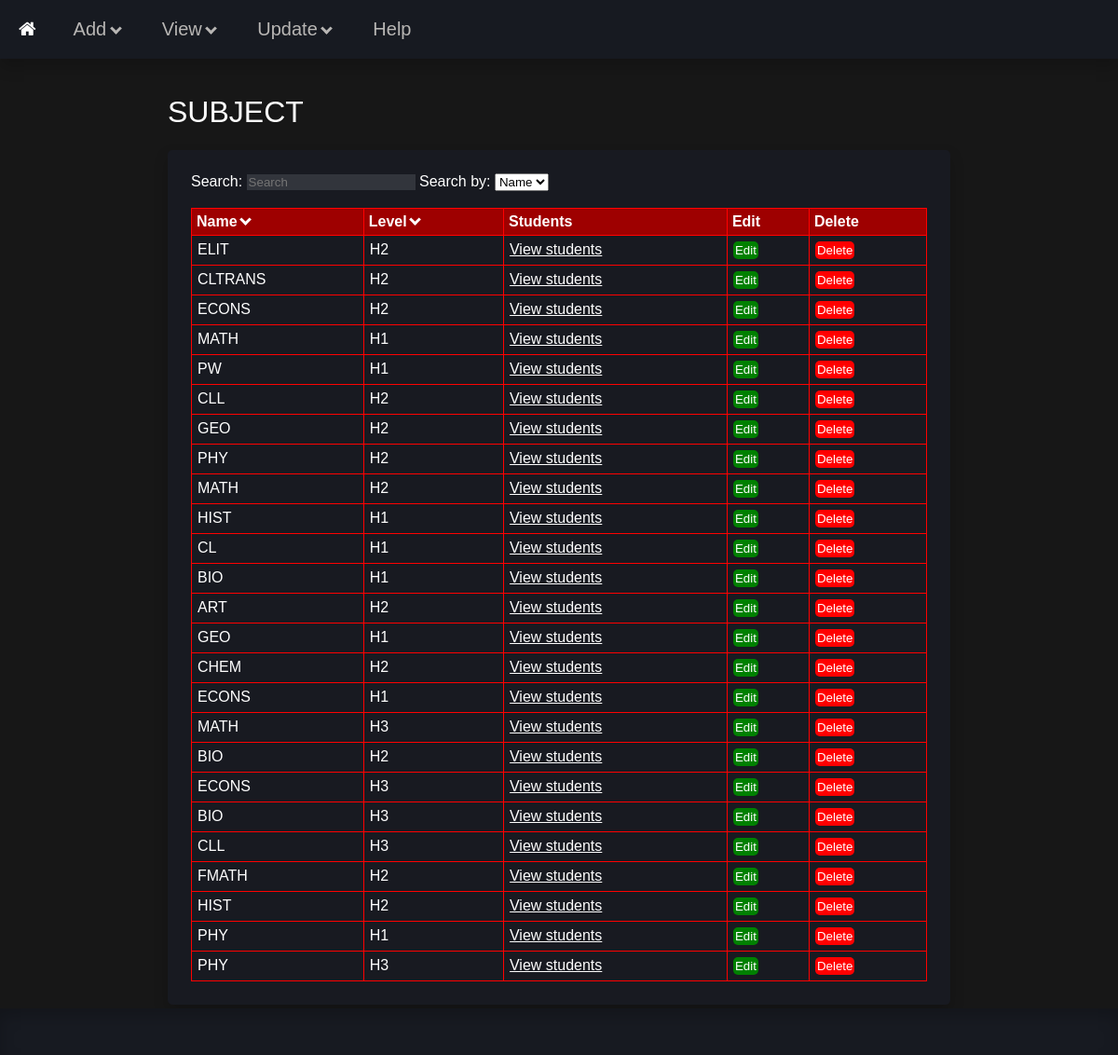
Screenshot of /view_subject with the database file from the repository.
### tables this page shows
CREATE TABLE "Subjects" (
	"id"	INTEGER,
	"Name"	TEXT,
	"Level"	TEXT,
	PRIMARY KEY("id")
);

### main.py (the view)
@app.route('/view_subject', methods=['GET', 'POST'])
def view_subject():
    return view('subject', request)

### frontend.py (called while the page is built, shortened)
def view(type, rqst): # view function for rendering /view pages
    return render_template('view.html', data = view_data(type)) # renders main records

### storage.py (called while the page is built, shortened)
    def view_all(self):
        conn = sqlite3.connect(self._dbname)
        c = conn.cursor()
        VIEW = f"""
            SELECT * FROM {self._tblname};
        """
        c.execute(VIEW)
        result = c.fetchall()
        if result == []:
            return False
        for i, x in enumerate(result):
            x = list(x)
            x.pop(0)
            x = tuple(x)
            result[i] = x
        conn.close()
        return result

### templates/view.html (shortened to what this page needs)
<!DOCTYPE HTML>
<html>
    <head>
        <link rel='stylesheet' href='static/css/style.css'>
    </head>
    <body>
        {% include 'header.html' %}
        <div class='container'>
            <h1>{{data['check'].upper()}} {{data['main'].upper()}} {{data['foreign'].upper()}}</h1>
            <div class='container-box'>
                <label for='search'>Search: </label>
                <input id='search' placeholder="Search" type='text' class='search' oninput="search(this.value)">
                <label for='select'>Search by: </label>
                <select id="select">
                    {% for count, key in data['header'].items() %}
                        {% if key not in data['extra'] %}
                        <option value="{{count}}">
                            {{key.replace('_', ' ').title()}}
                        </option>
                        {% endif %}
                    {% endfor %}
                </select>
                {% if not data['main'] %}
                    <br><br>
                    <table id='table'>
                        <tr>
                        {% for count, key in data['header'].items() %}
                                <td class='table-header' onclick='sort({{count}}, "caret-{{key}}")'>
                                    {% if key in data['extra'] %}
                                        <p id='{{key}}'>
                                            {{key.replace('_', ' ').title()}}
                                        </p>
                                    {% else %}
                                        <p id='{{key}}'>
                                            {{key.replace('_', ' ').title()}} <i class="downcaret" id="caret-{{key}}" style="border-color: white"></i>
                                        </p>
                                    {% endif %}
                                </td>
                        {% endfor %}
                            <td class="table-header">
                                <p>Edit</p>
                            </td>
                            <td class="table-header">
                                <p>Delete</p>
                            </td>
                        </tr>
                        {% for id, record in data['data'].items() %}
                            <tr>
                                <form method='post' action="/view_{{data['check']}}?edit">
                                    {% for key, value in record.items() %}
                                        <td>
                                            {% if key in data['extra'] %}
                                                <a class='table-content' href="{{value[1]}}">{{value[0]}}</a>
                                            {% else %}
                                                <p class='table-content' name="{{id}}">{{value}}</p>
                                            {% endif %}
                                        </td>
                                    {% endfor %}
                                    <td>
                                        <input class="table-edit" type='button' value='Edit' onclick='edit({{id}}, this)'>
                                    </td>
                                    <td>
                                        <input class="table-delete" type="submit" value='Delete' formaction="/view_{{data['check']}}?delete">
                                    </td>
                                </form>
                            </tr>
                        {% endfor %}
                    </table>
                {% endif %}
            </div>
        </div>
        {% include 'footer.html' %}
    </body>
</html>

### templates/header.html (shortened to what this page needs)
<!DOCTYPE HTML>
<head>
    <link href="static/css/style.css" rel="stylesheet">
    <link rel="stylesheet" href="https://cdnjs.cloudflare.com/ajax/libs/font-awesome/4.7.0/css/font-awesome.min.css">
</head>
<body>
    <div class='navbar'>
        <a href="/"><i class="fa fa-home"></i></a>
        <div class='dropdown'>
            <p>Add <i class="downcaret"></i></p>
        </div>
        <div class='dropdown'>
            <p>View <i class="downcaret"></i></p>
        </div>
        <div class='dropdown'>
            <p>Update <i class="downcaret"></i></p>
        </div>
        <a href='/help'>Help</a>
    </div>
    <br>
</body>

### templates/footer.html
<head>
    <link href="static/css/style.css" rel="stylesheet">
</head>
<body>
    <br><br><br>
    <div class="footer">
    </div>
</body>

### static/css/style.css (style rules this page uses)
body { font-family: Verdana, sans-serif; margin: 0px; background-color: #171717; color: white; }
a { color: white; }
.footer { display: block; text-align: center; background-color: #171a21; width: 100%; height: 50px; position: fixed; bottom: 0; box-shadow: 0px 8px 16px 0px rgba(0,0,0,0.2) inset; }
.container { width: 70%; height: 60%; margin: auto; }
.container h1 { color: white; font-weight: 200; }
.container { margin: auto; color: white; }
.container-box { background-color: #181a21; display: block; border-radius: 5px; padding: 25px; margin: auto; box-shadow: 0px 8px 16px 0px rgba(0,0,0,0.2); }
@media (min-width: 815px) { .container-box { display: block; } }
.navbar { top: 0; width: 100%; background-color: #171a21; overflow: hidden; box-shadow: 0px 8px 16px 0px rgba(0,0,0,0.2); }
.navbar a { padding: 20px; text-align: center; float: left; font-size: 20px; text-decoration: none; color: #b8b6b4; }
.dropdown { float: left; overflow:hidden; background-color: #171a21; text-align: center; font-size: 20px; width: auto; cursor: default; }
.dropdown p { padding-left: 20px; padding-right: 20px; color: #b8b6b4; }
.downcaret { border: solid #b8b6b4; border-width: 0 3px 3px 0; display: inline-block; padding: 3px; margin-bottom: 3px; margin-right: 5px; transform: rotate(45deg); }
.table-header { text-align: left; font-weight: bold; background-color: #9e0000; padding: 5px; margin: 0px; cursor: pointer; }
.table-header p { margin: 0; }
.table-content { text-align: left; margin: 5px; color: white; }
.table-edit { text-align: left; margin: 5px; cursor: pointer; color: white; background: green; border: none; border-radius: 5px; }
.table-delete { text-align: left; margin: 5px; cursor: pointer; color: white; background: red; border: none; border-radius: 5px; }
table { border-collapse: collapse; width: 100%; }
td { border: #FF0000 solid 1px; }
td input { margin: 5px; padding: 2px; background-color: #32353c; border: 1px #32353c; border-radius: 3px; color: white; }
.search { background-color: #32353c; color: white; border: 1px #32353c; }

### rows the page displays
Subjects: Name "ELIT", Level "H2"
Subjects: Name "CLTRANS", Level "H2"
Subjects: Name "ECONS", Level "H2"
Subjects: Name "MATH", Level "H1"
Subjects: Name "PW", Level "H1"
Subjects: Name "CLL", Level "H2"
Subjects: Name "GEO", Level "H2"
Subjects: Name "PHY", Level "H2"
Subjects: Name "MATH", Level "H2"
Subjects: Name "HIST", Level "H1"
Subjects: Name "CL", Level "H1"
Subjects: Name "BIO", Level "H1"
Subjects: Name "ART", Level "H2"
Subjects: Name "GEO", Level "H1"
Subjects: Name "CHEM", Level "H2"
Subjects: Name "ECONS", Level "H1"
Subjects: Name "MATH", Level "H3"
Subjects: Name "BIO", Level "H2"
Subjects: Name "ECONS", Level "H3"
Subjects: Name "BIO", Level "H3"
Subjects: Name "CLL", Level "H3"
Subjects: Name "FMATH", Level "H2"
Subjects: Name "HIST", Level "H2"
Subjects: Name "PHY", Level "H1"
Subjects: Name "PHY", Level "H3"

### other values shown
{{ data['check'].upper() }} "SUBJECT"
{{ key.replace('_', ' ').title() }} "Name" "Level"
{{ key.replace('_', ' ').title() }} "Students"
{{ value[0] }} "View students" "View students" "View students" "View students" "View students" "View students" "View students" "View students" "View students" "View students" "View students" "View students" "View students" "View students" "View students" "View students" "View students" "View students" "View students" "View students" "View students" "View students" "View students" "View students" "View students"
form field value "Name"
